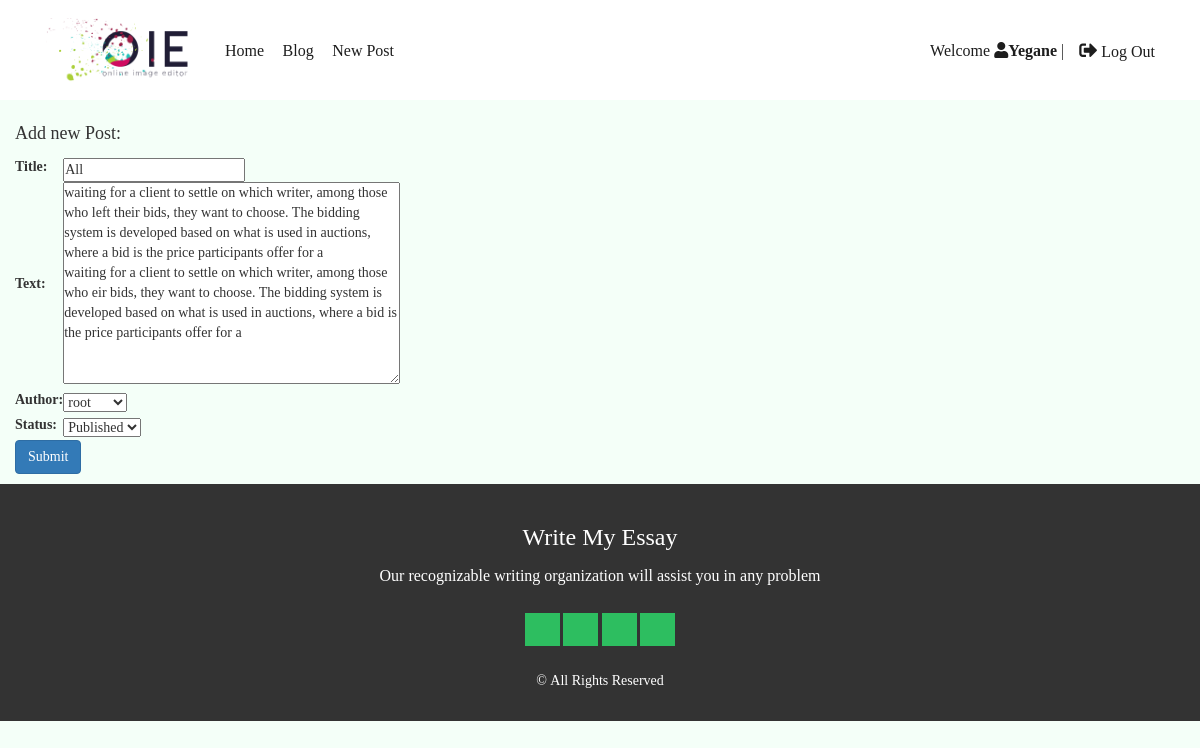
/blog/3/update/ (signed in), run on the app's committed database.
### blog/models.py (models this page shows, shortened)
class BaseModel(models.Model):
    created_at = models.DateTimeField(auto_now_add=True)
    updated_at = models.DateTimeField(auto_now=True)
    class Meta:
        abstract = True

class Post(BaseModel):
    class Meta:
        verbose_name_plural = 'Posts'
    STATUS_CHOICES = (
        ('pub', 'Published'),
        ('drf', 'Draft')
    )
    title = models.CharField(max_length=100)
    text = models.TextField()
    author = models.ForeignKey(User, on_delete=models.CASCADE, )
    status = models.CharField(choices=STATUS_CHOICES, max_length=3, default='pub')

### blog/views.py (the view)
# urls.py: path('<int:pk>/update/', views.PostUpdateView.as_view(), name='post_update'),
class PostUpdateView(generic.UpdateView):
    template_name = 'blog/post_create.html'
    context_object_name = 'form'
    model = Post
    form_class = PostForm  # or fields

### blog/forms.py
class PostForm(forms.ModelForm):
    class Meta:
        model = Post
        fields = ['title', 'text', 'author', 'status']

### blog/templates/blog/post_create.html (shortened to what this page needs)
{% extends '_base.html' %}
{% load static %}
{% block content %}
  <div class="container mt-4">
    <div class="row">
        <div class="col-9">
            <div class="card shadow my-3 p-5">
                <h3>Add new Post:</h3>
                <form method="POST">
                    <table>
                        {{ form.as_table }}
                    </table>
                    <button type="submit" class="btn btn-primary" style="margin-bottom: 10px">Submit</button>
                </form>
            </div>
        </div>
    </div>
</div>
{% endblock content %}

### templates/_base.html (shortened to what this page needs)
{% load static %}
<!doctype html>
<html>
<head>
    <link rel="stylesheet" href="{% static 'css/blog/bootstrap.css' %}">
 <link rel="stylesheet" href="https://cdnjs.cloudflare.com/ajax/libs/font-awesome/5.15.4/css/all.min.css">
    <link rel="stylesheet" href="{% static 'css/blog/style.css' %}">
</head>
<body>
<header>
    <div class="top-menu">
        <div class="container">
            <div class="row">
                <div class="col-md-2 text-left">
                    <div class="logo">
                        <img src="{% static 'img/blog/logo.png' %}" alt="">
                    </div>
                </div>
                <div class="col-md-10">
                    <div class="main-menu">
                        <ul>
                            <li><a href="{% url 'home' %}">Home</a></li>
                            <li><a href="{% url 'posts_list' %}">Blog</a></li>
                            <li><a href="{% url 'post_create' %}">New Post</a></li>
                            {% if user.is_authenticated %}
                                <li class="my_li"><a>
                                <form action="{% url 'logout' %}" method="post" >
                                    <button class='btn_sub' type="submit"  ><i class="fa fa-sign-out-alt" style="font-size:18px;margin-top:1px; "></i> Log Out</button>
                                </form></a>    </li>
                                <li class="my_li"><a> Welcome <i class="fa fa-user" >{{ user.username }}</i></a>  |</li>
                             {% else %}
                                <li  class="fa fa-sign-in-alt my_li"><a href="{% url 'login' %}" >login</a></li>
                                <li  class="fa fa-sign-in-alt my_li"><a href="{% url 'signup' %}" >Sign UP</a>  |</li>
                            {% endif %}
                        </ul>
                    </div>
                </div>
            </div>
        </div>
    </div>
</header>
{% block content %}
{% endblock %}
<footer>
    <div class="footer text-center">
        <div class="container">
            <div class="row">
                <div class="col-md-12">
                    <div class="footer-desc">
                        <h3>Write My Essay</h3>
                        <p>Our recognizable writing organization will assist you in any problem</p>
                    </div>
                    <div class="footer-social">
                        <ul>
                            <li><a href="#"><i class="fa fa-facebook"></i></a></li>
                            <li><a href="#"><i class="fa fa-twitter"></i></a></li>
                            <li><a href="#"><i class="fa fa-instagram"></i></a></li>
                            <li><a href="#"><i class="fa fa-linkedin"></i></a></li>
                        </ul>
                    </div>
                    <div class="footer-copy-r">
                        <p>&copy;&nbsp;All Rights Reserved</p>
                        <br>
                    </div>
                </div>
            </div>
        </div>
    </div>
</footer>
</body>
</html>

### static/css/blog/style.css (style rules this page uses)
* { font-family: farabin; font-weight: 300; box-sizing: border-box; padding: 0; margin: 0; }
html { overflow-x: hidden !important; }
body { font-family:farabin; direction: ltr; overflow-x: hidden !important; margin: 0; padding: 0; background-color: rgb(244, 255, 248); }
ol,ul { margin: 0; padding: 0; }
li { list-style: none; }
a,a:hover,a:focus { text-decoration: none; }
a,a:hover,a:focus,figure,figure:hover,figcaption,i,i:hover,img,i { text-decoration: none; transition: all 0.3s; -webkit-transition: all 0.3s; -moz-transition: all 0.3s; -o-transition: all 0.3s; }
img { max-width: 100%; margin: 0 auto; }
h3, .h3 { font-size: 18px !important; line-height: 1.5; font-family:'farabin',tahoma; }
button,a,i,li:focus { outline: 0; }
.top-menu { width: 100%; background-color: #fff; height: 100px; }
.top-menu .main-menu ul li { display: inline-block; margin-right: 15px; }
.top-menu .main-menu ul li a { padding: 40px 0; display: inline-block; color: #1d1d1d; font-size: 16px; }
.top-menu .logo { text-align:center; margin-top: 18px; }
.top-menu .logo img { display: table; margin: 0 auto; }
.footer { color: #fff; background: #333; padding-top: 15px; }
.footer .footer-desc h3 { font-size: 24px !important; }
.footer .footer-desc p { font-size: 16px; }
.footer .footer-social { margin: 25px 0; }
.footer .footer-social ul li { display: inline-block; }
.footer .footer-social ul li a { display: inline-block; width: 35px; height: 33px; line-height: 33px; font-size: 25px; background-color: #2dbe60; color: #fff; transition: none; }
.my_li { font-size: 16px; float: right; }
.btn_sub { background: none; color: inherit; border: none; padding: 0; font: inherit; cursor: pointer; outline: inherit; }

### data on the page
Post: title "All", text "waiting for a client to settle on which writer, among those who left their bids, they want to choose. The bidding system is developed based on what is used in auctions, where a bid is the price participants offer for a waiting for a client to settle on which writer, among those who eir bids, they want to choose. The bidding system is developed based on what is used in auctions, where a bid is the price participants offer for a", author "root", status "Published"

### other printed values
{{ user.username }} "Yegane"
